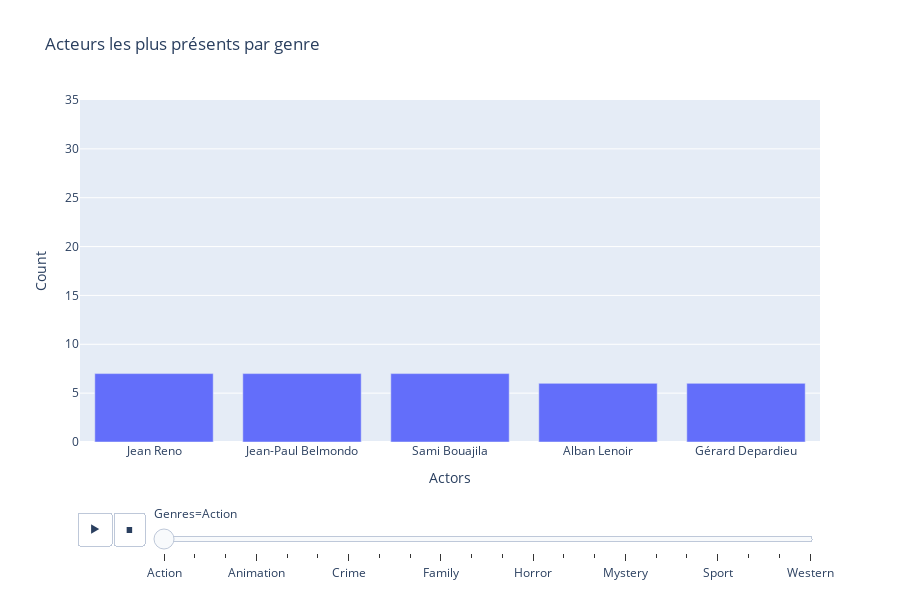

The notebook cell this image was saved under:
### Code cell
fig = px.bar(
    data_frame=top_actors_per_genre_fr,
    x="Actors",
    y="Count",
    animation_frame= 'Genres',                   
    title="Acteurs les plus présents par genre",
    barmode="group",        
    height=600,
    range_y=(0,35)
)

fig.show()

### Figure 1 — Plotly figure (JSON) as saved in the notebook; plotly's stock layout.template omitted (floating-point values rounded to 4 significant figures)
{"data": [{"alignmentgroup": "True", "hovertemplate": "Genres=Action<br>Actors=%{x}<br>Count=%{y}<extra></extra>", "legendgroup": "", "marker": {"color": "#636efa", "pattern": {"shape": ""}}, "name": "", "offsetgroup": "", "orientation": "v", "showlegend": false, "textposition": "auto", "type": "bar", "x": ["Jean Reno", "Jean-Paul Belmondo", "Sami Bouajila", "Alban Lenoir", "Gérard Depardieu"], "xaxis": "x", "y": [7, 7, 7, 6, 6], "yaxis": "y"}], "layout": {"barmode": "group", "height": 600, "legend": {"tracegroupgap": 0}, "sliders": [{"active": 0, "currentvalue": {"prefix": "Genres="}, "len": 0.9, "pad": {"b": 10, "t": 60}, "steps": [{"args": [["Action"], {"frame": {"duration": 0, "redraw": true}, "fromcurrent": true, "mode": "immediate", "transition": {"duration": 0, "easing": "linear"}}], "label": "Action", "method": "animate"}, {"args": [["Adult"], {"frame": {"duration": 0, "redraw": true}, "fromcurrent": true, "mode": "immediate", "transition": {"duration": 0, "easing": "linear"}}], "label": "Adult", "method": "animate"}, {"args": [["Adventure"], {"frame": {"duration": 0, "redraw": true}, "fromcurrent": true, "mode": "immediate", "transition": {"duration": 0, "easing": "linear"}}], "label": "Adventure", "method": "animate"}, {"args": [["Animation"], {"frame": {"duration": 0, "redraw": true}, "fromcurrent": true, "mode": "immediate", "transition": {"duration": 0, "easing": "linear"}}], "label": "Animation", "method": "animate"}, {"args": [["Biography"], {"frame": {"duration": 0, "redraw": true}, "fromcurrent": true, "mode": "immediate", "transition": {"duration": 0, "easing": "linear"}}], "label": "Biography", "method": "animate"}, {"args": [["Comedy"], {"frame": {"duration": 0, "redraw": true}, "fromcurrent": true, "mode": "immediate", "transition": {"duration": 0, "easing": "linear"}}], "label": "Comedy", "method": "animate"}, {"args": [["Crime"], {"frame": {"duration": 0, "redraw": true}, "fromcurrent": true, "mode": "immediate", "transition": {"duration": 0, "easing": "linear"}}], "label": "Crime", "method": "animate"}, {"args": [["Documentary"], {"frame": {"duration": 0, "redraw": true}, "fromcurrent": true, "mode": "immediate", "transition": {"duration": 0, "easing": "linear"}}], "label": "Documentary", "method": "animate"}, {"args": [["Drama"], {"frame": {"duration": 0, "redraw": true}, "fromcurrent": true, "mode": "immediate", "transition": {"duration": 0, "easing": "linear"}}], "label": "Drama", "method": "animate"}, {"args": [["Family"], {"frame": {"duration": 0, "redraw": true}, "fromcurrent": true, "mode": "immediate", "transition": {"duration": 0, "easing": "linear"}}], "label": "Family", "method": "animate"}, {"args": [["Fantasy"], {"frame": {"duration": 0, "redraw": true}, "fromcurrent": true, "mode": "immediate", "transition": {"duration": 0, "easing": "linear"}}], "label": "Fantasy", "method": "animate"}, {"args": [["History"], {"frame": {"duration": 0, "redraw": true}, "fromcurrent": true, "mode": "immediate", "transition": {"duration": 0, "easing": "linear"}}], "label": "History", "method": "animate"}, {"args": [["Horror"], {"frame": {"duration": 0, "redraw": true}, "fromcurrent": true, "mode": "immediate", "transition": {"duration": 0, "easing": "linear"}}], "label": "Horror", "method": "animate"}, {"args": [["Music"], {"frame": {"duration": 0, "redraw": true}, "fromcurrent": true, "mode": "immediate", "transition": {"duration": 0, "easing": "linear"}}], "label": "Music", "method": "animate"}, {"args": [["Musical"], {"frame": {"duration": 0, "redraw": true}, "fromcurrent": true, "mode": "immediate", "transition": {"duration": 0, "easing": "linear"}}], "label": "Musical", "method": "animate"}, {"args": [["Mystery"], {"frame": {"duration": 0, "redraw": true}, "fromcurrent": true, "mode": "immediate", "transition": {"duration": 0, "easing": "linear"}}], "label": "Mystery", "method": "animate"}, {"args": [["Romance"], {"frame": {"duration": 0, "redraw": true}, "fromcurrent": true, "mode": "immediate", "transition": {"duration": 0, "easing": "linear"}}], "label": "Romance", "method": "animate"}, {"args": [["Sci-Fi"], {"frame": {"duration": 0, "redraw": true}, "fromcurrent": true, "mode": "immediate", "transition": {"duration": 0, "easing": "linear"}}], "label": "Sci-Fi", "method": "animate"}, {"args": [["Sport"], {"frame": {"duration": 0, "redraw": true}, "fromcurrent": true, "mode": "immediate", "transition": {"duration": 0, "easing": "linear"}}], "label": "Sport", "method": "animate"}, {"args": [["Thriller"], {"frame": {"duration": 0, "redraw": true}, "fromcurrent": true, "mode": "immediate", "transition": {"duration": 0, "easing": "linear"}}], "label": "Thriller", "method": "animate"}, {"args": [["War"], {"frame": {"duration": 0, "redraw": true}, "fromcurrent": true, "mode": "immediate", "transition": {"duration": 0, "easing": "linear"}}], "label": "War", "method": "animate"}, {"args": [["Western"], {"frame": {"duration": 0, "redraw": true}, "fromcurrent": true, "mode": "immediate", "transition": {"duration": 0, "easing": "linear"}}], "label": "Western", "method": "animate"}], "x": 0.1, "xanchor": "left", "y": 0, "yanchor": "top"}], "title": {"text": "Acteurs les plus présents par genre"}, "updatemenus": [{"buttons": [{"args": [null, {"frame": {"duration": 500, "redraw": true}, "fromcurrent": true, "mode": "immediate", "transition": {"duration": 500, "easing": "linear"}}], "label": "&#9654;", "method": "animate"}, {"args": [[null], {"frame": {"duration": 0, "redraw": true}, "fromcurrent": true, "mode": "immediate", "transition": {"duration": 0, "easing": "linear"}}], "label": "&#9724;", "method": "animate"}], "direction": "left", "pad": {"r": 10, "t": 70}, "showactive": false, "type": "buttons", "x": 0.1, "xanchor": "right", "y": 0, "yanchor": "top"}], "xaxis": {"anchor": "y", "domain": [0, 1], "title": {"text": "Actors"}}, "yaxis": {"anchor": "x", "domain": [0, 1], "range": [0, 35], "title": {"text": "Count"}}}}
